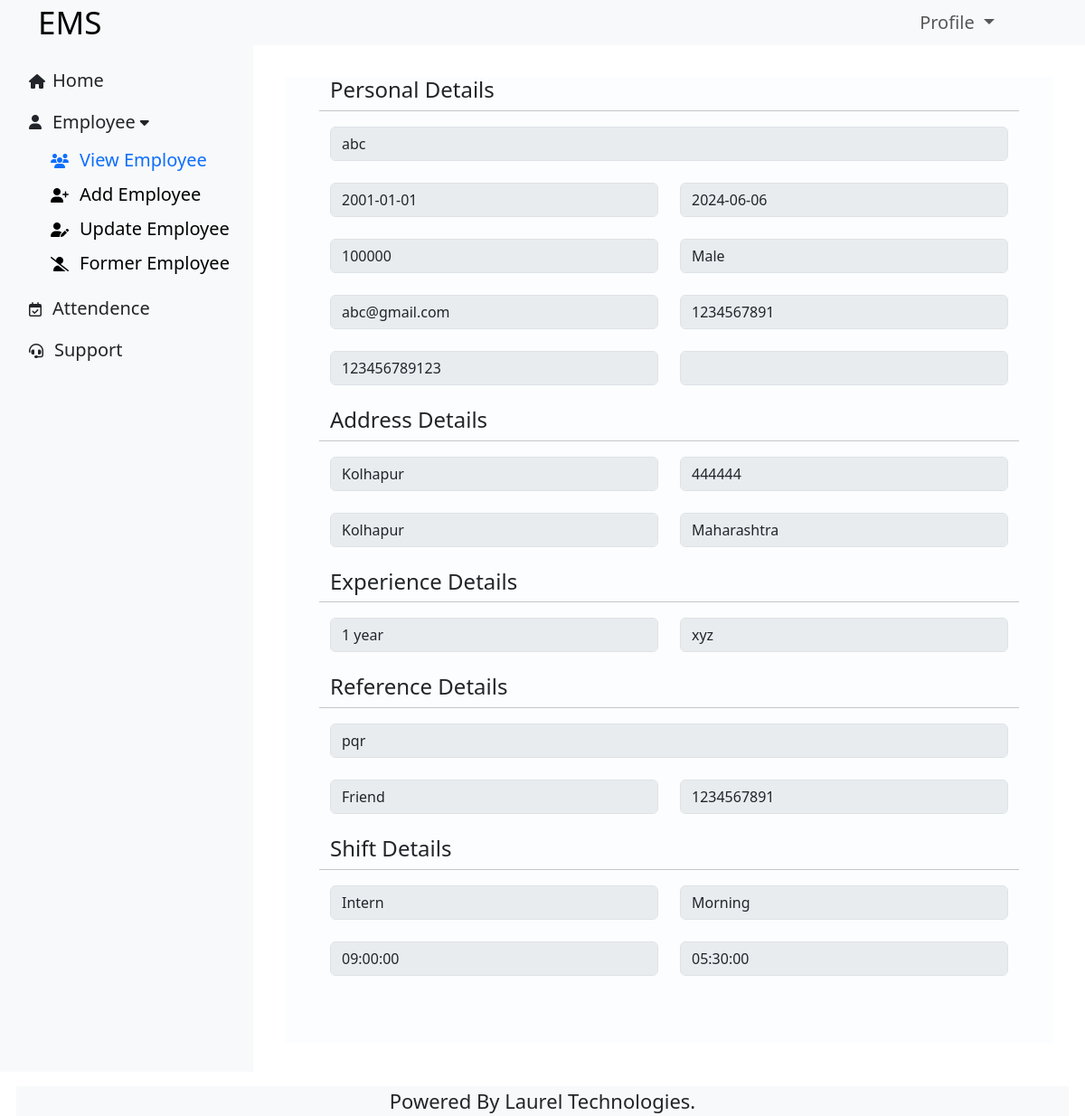
Page /viewEmployee.php?emp_id=1 (signed in) on the committed database.
### tables this page shows
CREATE TABLE `employee` (
  `emp_id` int NOT NULL AUTO_INCREMENT,
  `fullname` varchar(45) NOT NULL,
  `dob` date NOT NULL,
  `joining_date` date NOT NULL,
  `salary` decimal(10,0) NOT NULL,
  `gender` varchar(10) NOT NULL,
  `email_id` varchar(45) NOT NULL,
  `contact_no` int NOT NULL,
  `aadhaar_no` bigint NOT NULL,
  `pan_no` varchar(20) DEFAULT NULL,
  `address` varchar(45) NOT NULL,
  `zip_code` int NOT NULL,
  `city` varchar(20) NOT NULL,
  `state` varchar(20) NOT NULL,
  `experience` varchar(10) NOT NULL,
  `company_name` varchar(45) NOT NULL,
  `refer_person` varchar(45) DEFAULT NULL,
  `refer_relation` varchar(45) DEFAULT NULL,
  `refer_contact` int DEFAULT NULL,
  `profile_pic` blob,
  `designation` varchar(45) DEFAULT NULL,
  `shift` varchar(45) DEFAULT NULL,
  `shift_start` time DEFAULT NULL,
  `shift_end` time DEFAULT NULL,
  `flag` tinyint DEFAULT '1',
  PRIMARY KEY (`emp_id`)
);

### viewEmployee.php (the view, shortened to what this page needs)
<?php include('dbconnect/connect.php')?>
<?php
if (isset($_GET['emp_id'])) {
  $emp_id = $_GET['emp_id'];
}
$query = "SELECT * FROM `employee` where `emp_id` = '$emp_id' ";
$result = $conn->query($query);
if (!$result) {
  die("query Failed");
} else {
  $row = mysqli_fetch_assoc($result);
}
?>
<!DOCTYPE html>
<html lang="en">
<head>
  <link rel="stylesheet" href="css/bootstrap.min.css">
  <link rel="stylesheet" href="css/style.css">
</head>
<body>
  <?php include('header.php'); ?>
  <div class="wrapper">
    <div class="d-flex flex-column flex-shrink-0 p-3 bg-light" style="width: 280px; height:92vh;">
      <ul class="nav nav-pills flex-column mb-auto">
        <li class="nav-item">
          <a href="index.php" class="nav-link link-dark" aria-current="page">
            <i class="fa-solid fa-house"></i><span style="margin-left: 8px; font-size:20px">Home</span>
          </a>
        </li>
        <li class="mb-1">
          <button class="btn btn-toggle d-inline-flex align-items-center rounded border-0 collapsed nav-link link-dark" data-bs-toggle="collapse" data-bs-target="#home-collapse">
            <i class="fa fa-solid fa-user"></i><span style="margin-left: 12px;  font-size:20px">Employee</span><i class="fa-solid fa-caret-down" style="margin-left: 5px;"></i>
          </button>
          <div class="collapse drop-down-menu show" id="home-collapse">
            <ul class="btn-toggle-nav list-unstyled fw-normal pb-1 ">
            <li><a href="employee.php" class="link-body-emphasis d-inline-flex text-decoration-none rounded my-1" style="margin-left: 40px;"><i class="fa-solid fa-users" style="color:#0d6efd; margin-top: 8px;"></i><span style="margin-left: 12px; color:#0d6efd;  font-size:20px">View Employee</a></span></li>
              <li><a href="addEmployee.php" class="link-body-emphasis d-inline-flex text-decoration-none rounded my-1" style="margin-left: 40px;"> <i class="fa fa-solid fa-user-plus" style="margin-top: 8px;"></i><span style="margin-left: 12px;  font-size:20px">Add Employee</a></li></span>
              <li><a href="updateEmployee.php" class="link-body-emphasis d-inline-flex text-decoration-none rounded my-1" style="margin-left: 40px;"><i class="fa fa-solid fa-user-pen" style="margin-top: 8px;" ></i><span style="margin-left: 12px;  font-size:20px">Update Employee</a></span></li>
              <li><a href="formerEmployee.php" class="link-body-emphasis d-inline-flex text-decoration-none rounded my-1" style="margin-left: 40px;"><i class="fa fa-solid fa-user-slash"  style="margin-top: 8px;"></i><span style="margin-left: 12px; font-size:20px">Former Employee</a></span></li>
            </ul>
          </div>
        </li>
        <li>
          <a href="attendence.php" class="nav-link link-dark">
            <i class="fa-regular fa-calendar-check"></i><span style="margin-left: 12px;  font-size:20px">Attendence</span>
          </a>
        </li>
        <li>
          <a href="support.php" class="nav-link link-dark">
            <i class="fa-solid fa-headset"></i><span style="margin-left: 12px;  font-size:20px">Support</span>
          </a>
        </li>
      </ul>
    </div>
    <div class="main" style="overflow-y: auto ; max-height:92vh;">
      <form name="form" id="form" action="<?php echo htmlentities($_SERVER['PHP_SELF']); ?>" method="POST">
        <div class="row">
          <h4>Personal Details</h4><br>
          <hr width="100%" size="4">
          <div class="col">
            <input type="text" class="form-control" placeholder="Full Name" name="fullname" id="fullname" autocomplete="off" required value="<?php echo $row['fullname'] ?> " disabled>
          </div>
        </div>
        <br>
        <div class="row">
          <div class="col">
            <input placeholder="Enter Date of Birth" class="form-control" type="text" onfocus="(this.type='date')" onblur="(this.type='text')" id="dob" required value="<?php echo $row['dob'] ?> " disabled>
          </div>
          <div class="col">
            <input placeholder="Enter Joining Date" class="form-control" type="text" onfocus="(this.type='date')" onblur="(this.type='text')" id="joining_date" required value="<?php echo $row['joining_date'] ?> " disabled>
          </div>
        </div><br>
        <div class="row">
          <div class="col">
            <input type="text" class="form-control" placeholder="Salary" name="salary" id="salary" autocomplete="off" required value="<?php echo $row['salary'] ?> " disabled>
          </div>
          <div class="col">
            <select class="form-control" name="gender" id="gender" autocomplete="off" required disabled>
              <option value=""><?php echo $row['gender'] ?></option>
            </select>
          </div>
        </div><br>
        <div class="row">
          <div class="col">
            <input type="email" class="form-control" placeholder="Enter Email ID" name="email_id" id="email_id" autocomplete="off" required value="<?php echo $row['email_id'] ?> " disabled>
          </div>
          <div class="col">
            <input type="tel" class="form-control" placeholder="Contact Number" name="contact_no" id="contact_no" autocomplete="off" required value="<?php echo $row['contact_no'] ?> " disabled>
          </div>
        </div><br>
        <div class="row">
          <div class="col">
            <input type="text" class="form-control" placeholder="Enter Aadhaar Number" name="aadhaar_no" id="aadhaar_no" autocomplete="off" required value="<?php echo $row['aadhaar_no'] ?> " disabled>
          </div>
          <div class="col">
            <input type="text" class="form-control" placeholder="Enter PAN Card Number (OPTIONAL)" name="pan_no" id="pan_no" autocomplete="off" value="<?php echo $row['pan_no'] ?> "  disabled>
    </div>
</div>
<br>
<div class=" row">
            <h4>Address Details</h4><br>
            <hr width="100%" size="4">
            <div class="col">
              <input type="text" class="form-control" placeholder="Enter Address" name="address" id="address" autocomplete="off" required value="<?php echo $row['address'] ?> "  disabled>
            </div>
            <div class="col">
              <input type="text" class="form-control" placeholder="Enter ZIP Code" name="zip_code" id="zip_code" autocomplete="off" required value="<?php echo $row['zip_code'] ?> " disabled>
            </div>
          </div><br>
          <div class="row">
            <div class="col">
              <input type="text" class="form-control" placeholder="Enter City" name="city" id="city" autocomplete="off" required value="<?php echo $row['city'] ?> " disabled>
            </div>
            <div class="col">
              <input type="text" class="form-control" placeholder="Enter State" name="state" id="state" autocomplete="off" required value="<?php echo $row['state'] ?> " disabled>
            </div>
          </div>
          <br>
          <div class="row">
            <h4>Experience Details</h4><br>
            <hr width="100%" size="4">
            <div class="col">
              <input type="text" class="form-control" placeholder="Enter Experience" name="experience" id="experience" autocomplete="off" required value="<?php echo $row['experience'] ?> " disabled>
            </div>
            <div class="col">
              <input type="text" class="form-control" placeholder="Enter Company Name" name="company_name" id="company_name" autocomplete="off" required value="<?php echo $row['company_name'] ?> " disabled>
    </div>
</div>
<br>
<div class=" row">
              <h4>Reference Details</h4><br>
              <hr width="100%" size="4">
              <div class="col">
                <input type="text" class="form-control" placeholder="Reference Person" name="refer_person" id="refer_person" autocomplete="off" required value="<?php echo $row['refer_person'] ?> " disabled>
              </div>
            </div><br>
            <div class="row">
              <div class="col">
                <input type="text" class="form-control" placeholder="Reference Relation" name="refer_relation" id="refer_relation" autocomplete="off" required value="<?php echo $row['refer_relation'] ?> " disabled>
              </div>
              <div class="col">
                <input type="tel" class="form-control" placeholder="Reference Contact Number" name="refer_contact" id="refer_contact" autocomplete="off" required value="<?php echo $row['refer_contact'] ?> " disabled>
              </div>
            </div>
            <br>
            <div class="row">
              <h4>Shift Details</h4><br>
              <hr width="100%" size="4">
              <div class="col">
                <input type="text" class="form-control" placeholder="Enter Designation" id="designation" name="designation" autocomplete="off" value="<?php echo $row['designation'] ?> " disabled>
              </div>
              <div class="col">
                <select class="form-control" id="shift" autocomplete="off" name="shift" disabled>
                  <option value=""><?php echo $row['shift'] ?></option>
                </select>
              </div>
            </div><br>
            <div class="row">
              <div class="col">
                <input placeholder="Shift Start Time" class="form-control" type="text" onfocus="(this.type='time')" onblur="(this.type='text')" id="shift_start" value="<?php echo $row['shift_start'] ?> " disabled>
              </div>
              <div class="col">
                <input placeholder="Shift End Time" class="form-control" type="text" onfocus="(this.type='time')" onblur="(this.type='text')" id="shift_end" value="<?php echo $row['shift_end'] ?> " disabled>
              </div>
            </div>
            <br>
      </form>
    </div>
  </div>
  <?php include('footer.php')?>
</body>
</html>

### header.php (shortened to what this page needs)
<!DOCTYPE html>
<html lang="en">
<head>
    <link rel="stylesheet" href="css/bootstrap.min.css">
    <link rel="stylesheet" href="fontawsome/css/all.min.css">
    <link rel="stylesheet" href="css/style.css">
</head>
<body>
    <nav class="navbar navbar-expand-lg bg-body-tertiary navbar-custom" style="height: 50px;">
        <div class="container-fluid">
            <a class="navbar-brand" href="index.php" style="padding-left:30px; font-size:35px"><span>EMS</span></a>
            <div class="collapse navbar-collapse" id="navbarSupportedContent">
                <ul class="navbar-nav ms-auto mb-2 mb-lg-0">
                    <li class="nav-item dropdown">
                        <a class="nav-link dropdown-toggle" href="#" role="button" data-bs-toggle="dropdown" aria-expanded="false" style="font-size:20px;">
                            Profile
                        </a>
                    </li>
                </ul>
            </div>
        </div>
    </nav>
</body>
</html>

### footer.php (shortened to what this page needs)
<!DOCTYPE html>
<html lang="en">
<head>
    <link rel="stylesheet" href="css/bootstrap.min.css">
    <link rel="stylesheet" href="css/style.css">
</head>
<body>
    <div class="footer">
        Powered By Laurel Technologies.
    </div>
</body>
</html>

### css/style.css (style rules this page uses)
.wrapper { display: flex; }
.main { flex:1; padding: 10px; }

### viewEmployee.php (style rules this page uses)
.wrapper { display: flex; }
.main { flex: 1; padding: 10px; }
#form { background-color: rgb(251, 253, 254); margin: 25px; padding-left: 50px; padding-right: 50px; padding-bottom: 50px; align-items: center; }

### header.php (style rules this page uses)
.navbar-nav>li { padding-right: 80px; }
.navbar-custom { background-color: rgb(248, 249, 250) !important; }

### footer.php (style rules this page uses)
.footer { position: absolute; bottom: 0; left: 18px; right: 18px; text-align: center; z-index: 10; background-color: #f8f9fa; font-size: 22px; padding-top: 0px; }

### rows in the picture
employee: fullname "abc", dob "2001-01-01", joining_date "2024-06-06", salary "100000", gender "Male", email_id "abc@gmail.com", contact_no "1234567891", aadhaar_no "123456789123", address "Kolhapur", zip_code "444444", city "Kolhapur", state "Maharashtra", experience "1 year", company_name "xyz", refer_person "pqr", refer_relation "Friend", refer_contact "1234567891", designation "Intern", shift "Morning", shift_start "09:00:00", shift_end "05:30:00"
